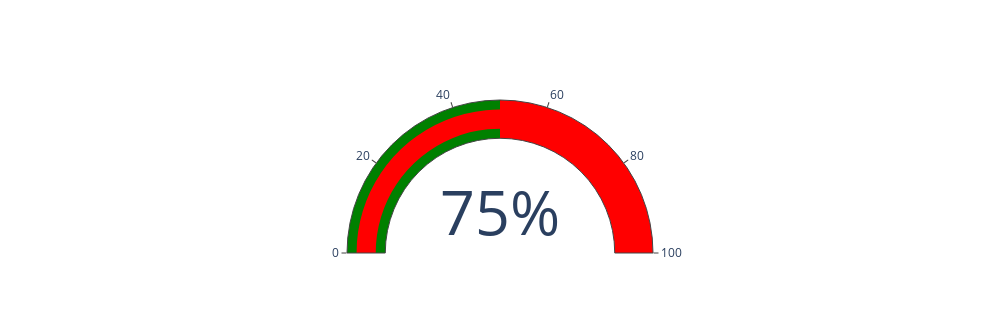

The notebook cell saved with this chart:
### Code cell
import plotly.graph_objects as go

# Define your single value (between 0 and 100)
value = 75

# Create an indicator trace
trace = go.Indicator(
    mode="number+gauge",
    value=value,
    number={"suffix": "%"},
    gauge={
        "axis": {"range": [0, 100]},
        "bar": {"color": "red"},
        "steps": [
            {"range": [0, 50], "color": "green"},
            {"range": [50, 100], "color": "red"}
        ]
    }
)

# Set layout properties
layout = go.Layout(
    showlegend=False,
    width=1000,  # Adjust the width of the indicator
    height=333  # Adjust the height of the indicator
)

# Create the figure
fig = go.Figure(data=[trace], layout=layout)

# Show the figure
fig.show()

### Figure 1 — Plotly figure (JSON) as saved in the notebook; plotly's stock layout.template omitted (floating-point values rounded to 4 significant figures)
{"data": [{"gauge": {"axis": {"range": [0, 100]}, "bar": {"color": "red"}, "steps": [{"color": "green", "range": [0, 50]}, {"color": "red", "range": [50, 100]}]}, "mode": "number+gauge", "number": {"suffix": "%"}, "type": "indicator", "value": 75}], "layout": {"height": 333, "showlegend": false, "width": 1000}}
